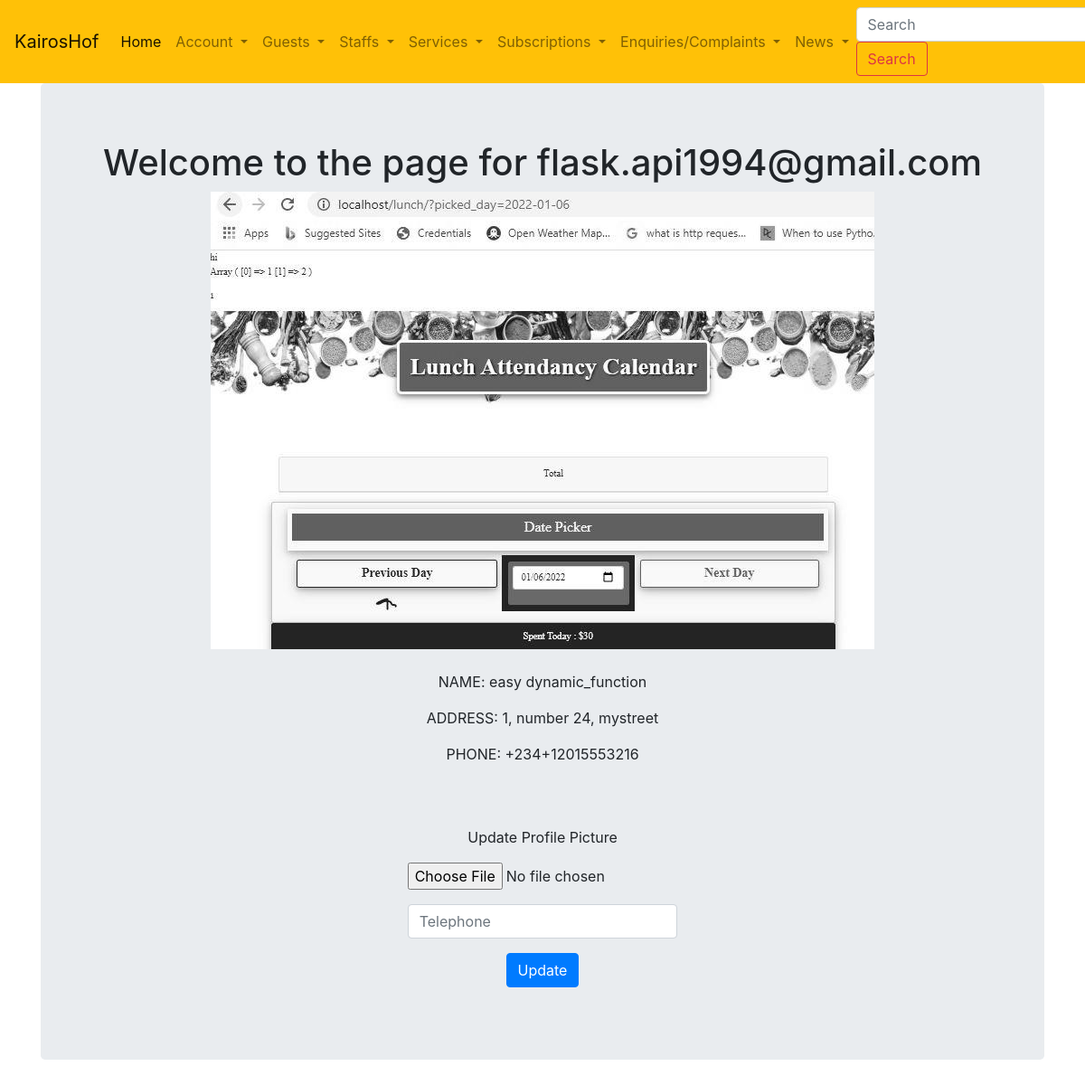
Screenshot of /profile (signed in) with the database file from the repository.
### estate_management/usermodels.py (models this page shows, shortened)
class User(db.Model, UserMixin):
    __tablename__ = 'users'
    __table_args__ =  (db.UniqueConstraint('username'),db.UniqueConstraint('telephone'), db.PrimaryKeyConstraint('id'),)
    id = db.Column(db.Integer, primary_key=True)
    profile_image = db.Column(db.String(20), nullable=False, default='no_image.png')
    firstname = db.Column(db.String, nullable=False)
    lastname = db.Column(db.String, nullable=False)
    dateofbirth = db.Column(db.DateTime, nullable=False)
    username = db.Column(db.String, nullable=False, unique=True)
    password_hash = db.Column(db.String, nullable=False)
    streetname = db.Column(db.Text, nullable=False, default=None)
    housenumber = db.Column(db.String, nullable=False, default=None)
    flatnumber = db.Column(db.String, nullable=True, default=None)
    gender = db.Column(db.String, nullable=False)
    telephone = db.Column(db.Text, nullable=False, unique=True)
    registration_date = db.Column(db.DateTime(), nullable=False, default=datetime.now())
    estate = db.Column(db.Integer, db.ForeignKey('estates.id'))
    role = db.Column(db.Integer, db.ForeignKey('roles.id'))
    guests = db.relationship('Guest', backref='host', lazy='dynamic')
    staffs = db.relationship('Staff', backref='boss', lazy='dynamic')
    services = db.relationship('Service', backref='requester', lazy='dynamic')
    enquiries = db.relationship('Enquiry', backref='asker', lazy='dynamic')
    subscriptions = db.relationship('Subscription', backref='subscriber', lazy='dynamic')
    news = db.relationship('Publication', back_populates='users')
    """
    def validate_phone(self, data):
        '''Regular verification of mobile phone number'''
        phone = telephone.data
        if not re.search(r'^234\d{10}$', phone):
            raise ValidationError('Mobile phone number format is incorrect')
    """
    def format(self):
        return {
        'firstname': self.firstname,
        'lastname': self.lastname,
        'dateofbirth': self.dateofbirth,
        'username': self.username,
        'streetname': self.streetname,
        'housenumber': self.housenumber,
        'flatnumber': self.flatnumber,
        'gender': self.gender,
        'telephone': self.telephone,
        'role': self.role
        }

### estate_management/core/userviews.py (the view)
@core.route("/profile", methods=['GET','POST'])
@login_required
def profile():
    form = UpdateUserForm()
    if form.validate_on_submit():
        print(form)
        if form.picture.data:
            username = current_user.username
            pic = add_profile_pic(form.picture.data,username)
            current_user.profile_image = pic
        current_user.telephone = form.telephone.data
        db.session.commit()
        flash('User Account Updated')
        return redirect(url_for('core.profile'))
    elif request.method == 'GET':
        form.telephone.data = current_user.telephone
    else:
        flash('Please fill form appropriately')
    profile_image = url_for('static', filename='profile_pics/' + current_user.profile_image)
    return render_template('profile.html', profile_image=profile_image, form=form)

### estate_management/core/userforms.py (shortened to what this page needs)
class UpdateUserForm(FlaskForm):
    telephone = IntegerField('Telephone')
    picture = FileField('Update Profile Picture', validators=[FileAllowed(['jpg','png','jpeg'])])
    submit = SubmitField('Update')

### estate_management/usermodels.py (called while the page is built)
@login_manager.user_loader
def load_user(user_id):
    return User.query.get(user_id)

### estate_management/templates/profile.html (shortened to what this page needs)
{% extends "layout.html" %}
{% block content %}
<div class="jumbotron">
  <div align='center'>
    <h1 >Welcome to the page for {{current_user.username}}</h1>
    <img align='center' src="{{ url_for('static', filename='profile_pics/' + current_user.profile_image) }}">
    <br>
    <br>
    <p>NAME: {{current_user.firstname}} {{current_user.lastname}}</p>
    <p>ADDRESS: {{current_user.flatnumber}}, number {{current_user.housenumber}}, {{current_user.streetname}}</p>
    <p>PHONE: +234{{ current_user.telephone }}</p>
    <br>
    <br>
    <div class="container">
      <form  method="POST" action = "" enctype="multipart/form-data">
        <div class="col-auto my-1">
          <div class="form-group col-md-4">
            {{ form.picture.label(class="form-group") }}
            {{ form.picture(class="form-control-file") }}
          </div>
        </div>
        <div class="col-auto my-1">
          <div class="form-group col-md-4">
            {{form.telephone(class='form-control', placeholder="Telephone")  }}
          </div>
        </div>
        <div class="form-group">
            {{ form.submit(class="btn btn-primary") }}
        </div>
      </form>
    </div>
  </div>
</div>
{% endblock content %}

### rows the page displays
User: username "flask.api1994@gmail.com", profile_image (picture), firstname "easy", lastname "dynamic_function", flatnumber "1", housenumber "24", streetname "mystreet", telephone "+12015553216"
